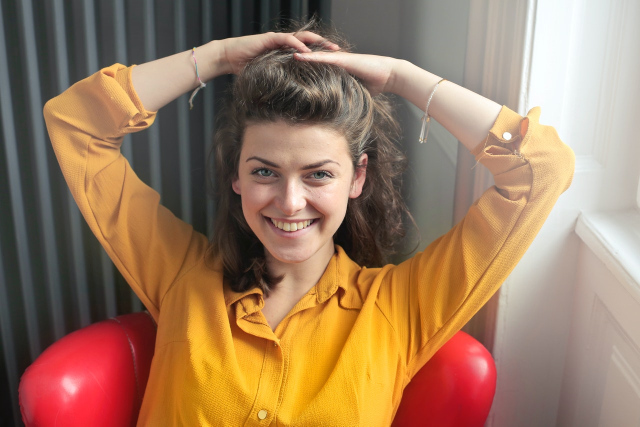
#> input picture inputs/woman.jpg, 1280 x 853 px (shown at 1/2 size)
$ jupyter execute 2.histogram_equalization.ipynb
#> lines starting #> are read from the running program, lines starting #| are printed output that depends on the picture
[cell 1]
import numpy as np
import matplotlib.pyplot as plt

from PIL import Image
from tqdm import trange, tqdm
from IPython.display import clear_output

[cell 2]
target_filename = "woman.jpg"
source_filename = "chameleon.jpg"
target_img = Image.open("../inputs/" + target_filename)
#> target_img is the input picture: PIL image 1280x853 RGB; mean R, G, B 156.3, 122.8, 96.3
source_img = Image.open("../inputs/" + source_filename)
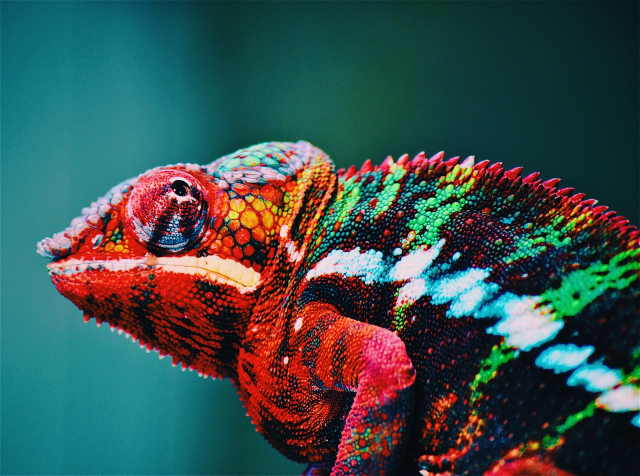
#> input picture inputs/chameleon.jpg, 1280 x 952 px (shown at 1/2 size)
#> source_img is the input picture: PIL image 1280x952 RGB; mean R, G, B 59.1, 80, 78
source_img = source_img.resize(target_img.size)
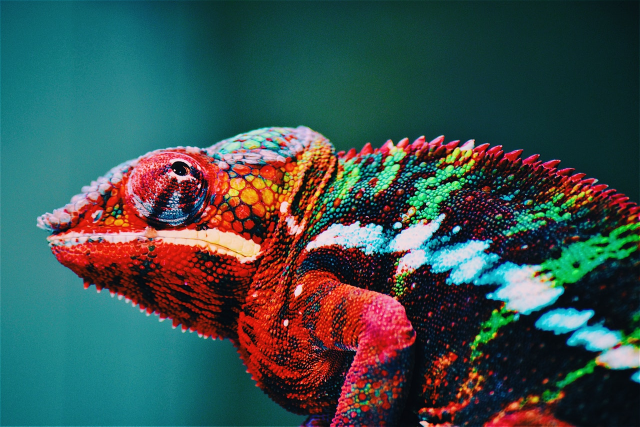
#> source_img: PIL image 1280x853 RGB (shown at 1/2 size); mean R, G, B 59.1, 80, 78

[cell 3]
def plot_images(source_arr, result_arr, target_arr, iteration_number=None):
    plt.figure(figsize=(15, 10))
    plt.subplot(1, 3, 1)
    plt.imshow(source_arr)
    plt.axis("off")

    plt.subplot(1, 3, 2)
    if iteration_number:
        plt.title("iteration: %d" % iteration_number)
    plt.imshow(result_arr)
    plt.axis("off")

    plt.subplot(1, 3, 3)
    plt.imshow(target_arr)
    plt.axis("off")
    plt.show()

[cell 4]
def plot_hit_rate_and_mse(hit_rate_percent_list, mse_loss_list):
    plt.figure(figsize=(12, 4))
    plt.subplot(1, 2, 1)
    plt.loglog(hit_rate_percent_list, label="Hit Rate")
    plt.loglog(np.ones_like(hit_rate_percent_list) * 0.1, label="0.01%")
    plt.xlabel("Iteration")
    plt.legend()

    plt.subplot(1, 2, 2)
    plt.plot(mse_loss_list, label="RMSE loss")
    plt.xlabel("Iteration")
    plt.legend()

    plt.show()

[cell 5]
def pixel_level_shuffle(source_arr, target_arr, permute_source=True, num_of_iter=1000, plot_after_iter=100, num_of_tries_in_iter=None, clear_before_plot=True):
    if permute_source:
        result_arr = np.random.permutation(source_arr.reshape(-1, 3)).reshape(*source_arr.shape)
    else:
        result_arr = np.array(source_arr)

    # plot initial values
    plot_images(source_arr, result_arr, target_arr, 0)

    rows, cols, _ = target_arr.shape
    if not num_of_tries_in_iter:
        num_of_tries_in_iter = rows * cols

    images = []
    mse_loss_list = []
    hit_rate_percent_list = []

    pbar = trange(num_of_iter)
    for iter in pbar:
        hit = 0

        selected_rows1 = np.random.randint(0, rows, num_of_tries_in_iter)
        selected_cols1 = np.random.randint(0, cols, num_of_tries_in_iter)
        selected_rows2 = np.random.randint(0, rows, num_of_tries_in_iter)
        selected_cols2 = np.random.randint(0, cols, num_of_tries_in_iter)

        for idx in range(selected_cols1.shape[0]):
            s1 = result_arr[selected_rows1[idx], selected_cols1[idx]]
            t1 = target_arr[selected_rows1[idx], selected_cols1[idx]]
            s2 = result_arr[selected_rows2[idx], selected_cols2[idx]]
            t2 = target_arr[selected_rows2[idx], selected_cols2[idx]]
            if np.abs(s1 - t2).sum() + np.abs(s2 - t1).sum() < np.abs(s1 - t1).sum() + np.abs(s2 - t2).sum():
                result_arr[selected_rows1[idx], selected_cols1[idx]] , result_arr[selected_rows2[idx], selected_cols2[idx]] = result_arr[selected_rows2[idx], selected_cols2[idx]], result_arr[selected_rows1[idx], selected_cols1[idx]]
                hit += 1

        hit_rate_percent_list.append(hit / num_of_tries_in_iter * 100)
        mse_loss_list.append(np.mean((result_arr - target_arr) ** 2) ** 0.5)
        pbar.set_description("Hit Rate %0.6f%%, loss: %0.4f" % (hit_rate_percent_list[-1], mse_loss_list[-1]))

        if (iter + 1) % plot_after_iter == 0:
            if clear_before_plot:
                clear_output()
            images.append(result_arr)
            plot_images(source_arr, result_arr, target_arr, len(mse_loss_list))
            plot_hit_rate_and_mse(hit_rate_percent_list, mse_loss_list)

    return hit_rate_percent_list, mse_loss_list, images

[cell 6]
target_arr = np.array(target_img.resize((target_img.size[0] // 10, target_img.size[1] // 10)))
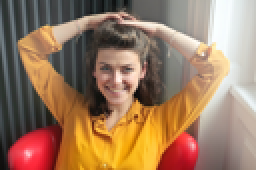
#> target_arr: shape (85, 128, 3) (shown 2 times larger); mean R, G, B 156.3, 122.8, 96.3
source_arr = np.array(source_img.resize((source_img.size[0] // 10, source_img.size[1] // 10)))
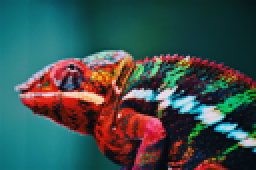
#> source_arr: shape (85, 128, 3) (shown 2 times larger); mean R, G, B 59.1, 80, 77.9
hit_rate_percent_list, mse_loss_list, images = pixel_level_shuffle(
    source_arr,
    target_arr,
    permute_source=False,
    num_of_iter=1000,
    plot_after_iter=100,
    clear_before_plot=False)
